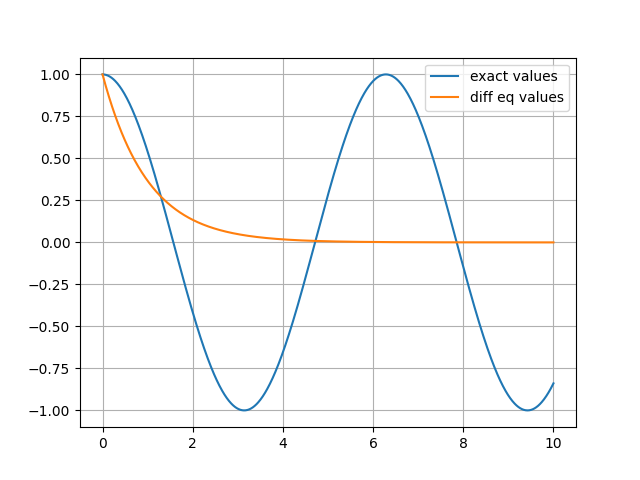

Reproduce this figure in Python.
# Currently has no rendering support 

import numpy as np
import matplotlib.pyplot as plt 

# SHO in 1-D
# d^2(x)/dt^2 = -k/m * x
def sho_diff(x_curr, v_curr, m, k, dt):
    v_curr += -k/m * x_curr * dt 
    x_curr += -k/m * x_curr * dt**2

    return x_curr, v_curr

# closed form sol. w/ v_0 = 0, x_0 = 0
def sho_solved(x_curr, v_curr, m, k, t):
    omega = np.sqrt(k/m)

    x = np.cos(omega * t) 
    v = -omega * np.sin(omega * t)

    return x, v

def main():
    x_0 = 0.0 
    v_0 = 0.0
    m = 1
    k = 1
   
    t = np.linspace(0, 10, 1000)
    x_exact, v_exact = sho_solved(x_0, v_0, m, k, t)

    dt = t[1]
    x_diff = [1.0]
    v_diff = [v_0]

    for i in range(len(t)-1):
        x_dt, v_dt = sho_diff(x_diff[-1], v_diff[-1], m, k, dt)
        x_diff.append(x_dt)
        v_diff.append(v_dt)
        # print(f"x: {x_diff[i]}, v: {v_diff[i]}, dt: {dt}")

    # plotting x values 
    
    # exact values
    plt.plot(t, x_exact, label="exact values")
    
    # diff eq values
    plt.plot(t, x_diff, label="diff eq values")

    plt.legend()
    plt.grid()
    plt.savefig("./spring.png")
        

main()
